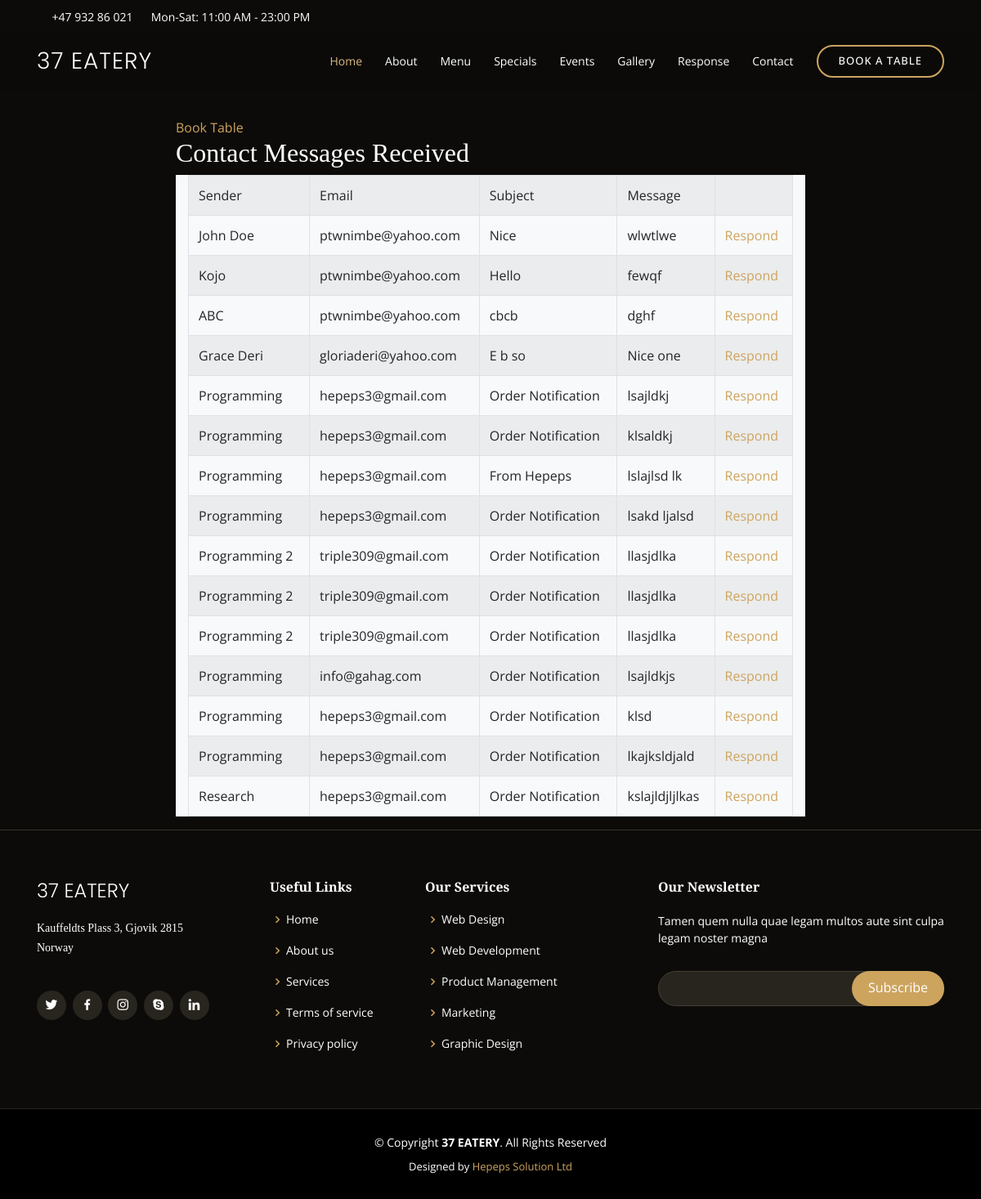
Page /contact/list/ (signed in) on the committed database.
### contact/models.py (models this page shows)
class ContactMessage(models.Model):
    name = models.CharField(max_length=100)
    email = models.EmailField(max_length=100)
    subject = models.CharField(max_length=100)
    message = models.TextField(max_length=1000)
    response = models.TextField(blank=True)
    has_responded = models.BooleanField(default=False)
    has_message = models.BooleanField(default=True)
    is_active = models.BooleanField(default=True)
    created_on = models.DateField(auto_now_add=True)
    modified_on = models.DateField(auto_now=True)
    def __str__(self):
        return self.name

### contact/views.py (the view)
# urls.py: path('list/', views.ListView.as_view(), name='list'),
class ListView(PermissionRequiredMixin, generic.ListView):
    permission_required = 'contact.can.view.contact'
    template_name = 'contact/list.html'
    context_object_name = 'result_list'
    def get_queryset(self):
        return ContactMessage.objects.filter(has_responded=False)

### contact/templates/contact/list.html
{% extends 'base.html' %}
{% block content %}
    <div>
    <div class="offset-2 col-md-8">
        <a href="{% url 'home:index' %}#book_table">Book Table</a>
        <h2>Contact Messages Received</h2>
             <div class="container bg-light">
                <table class="table table-striped table-bordered">
                    <tr>
                        <td>
                            Sender
                        </td>
                        <td>
                            Email
                        </td>
                         <td>
                            Subject
                        </td>
                        <td>
                            Message
                        </td>
                        <td></td>
                    </tr>
                    {% for item in result_list %}
                        <tr>
                            <td>
                                {{ item }}
                            </td>
                            <td>
                                {{ item.email }}
                            </td>
                            <td>
                                {{ item.subject }}
                            </td>
                            <td>
                                {{ item.message }}
                            </td>
                            <td>
                                <a href="{% url 'contact:respond' item.id %}">Respond</a>
                            </td>
                        </tr>
                {% endfor %}
            </table>
             </div>
    </div>
</div>
{% endblock %}

### static/assets/css/style.css (style rules this page uses)
a { color: #cda45e; }
h1, h2, h3, h4, h5, h6 { font-family: "Playfair Display", serif; }

### rows in the picture
ContactMessage: name "John Doe", email "ptwnimbe@yahoo.com", subject "Nice", message "wlwtlwe"
ContactMessage: name "Kojo", email "ptwnimbe@yahoo.com", subject "Hello", message "fewqf"
ContactMessage: name "ABC", email "ptwnimbe@yahoo.com", subject "cbcb", message "dghf"
ContactMessage: name "Grace Deri", email "gloriaderi@yahoo.com", subject "E b so", message "Nice one"
ContactMessage: name "Programming", email "hepeps3@gmail.com", subject "Order Notification", message "lsajldkj"
ContactMessage: name "Programming", email "hepeps3@gmail.com", subject "Order Notification", message "klsaldkj"
ContactMessage: name "Programming", email "hepeps3@gmail.com", subject "From Hepeps", message "lslajlsd lk"
ContactMessage: name "Programming", email "hepeps3@gmail.com", subject "Order Notification", message "lsakd ljalsd"
ContactMessage: name "Programming 2", email "triple309@gmail.com", subject "Order Notification", message "llasjdlka"
ContactMessage: name "Programming 2", email "triple309@gmail.com", subject "Order Notification", message "llasjdlka"
ContactMessage: name "Programming 2", email "triple309@gmail.com", subject "Order Notification", message "llasjdlka"
ContactMessage: name "Programming", email "info@gahag.com", subject "Order Notification", message "lsajldkjs"
ContactMessage: name "Programming", email "hepeps3@gmail.com", subject "Order Notification", message "klsd"
ContactMessage: name "Programming", email "hepeps3@gmail.com", subject "Order Notification", message "lkajksldjald"
ContactMessage: name "Research", email "hepeps3@gmail.com", subject "Order Notification", message "kslajldjljlkas"
